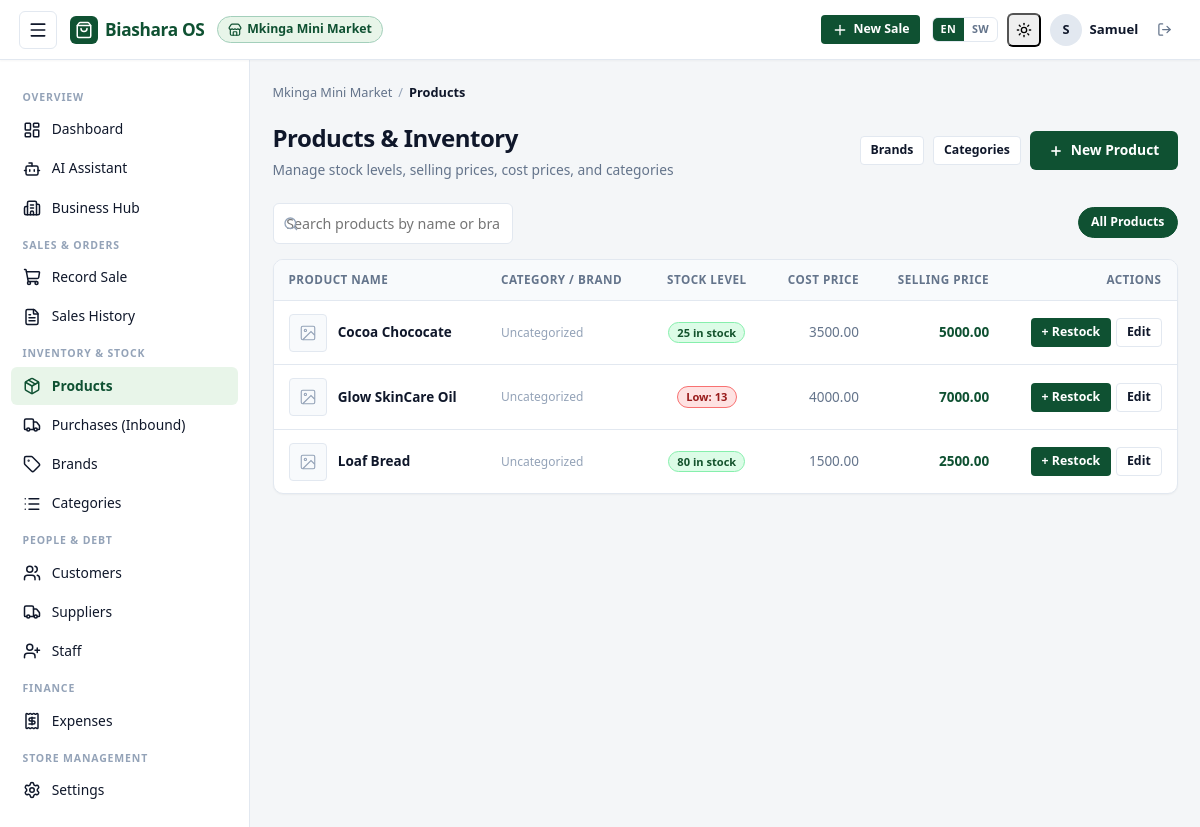
Page /2/products/ (signed in) on the earlier database version.
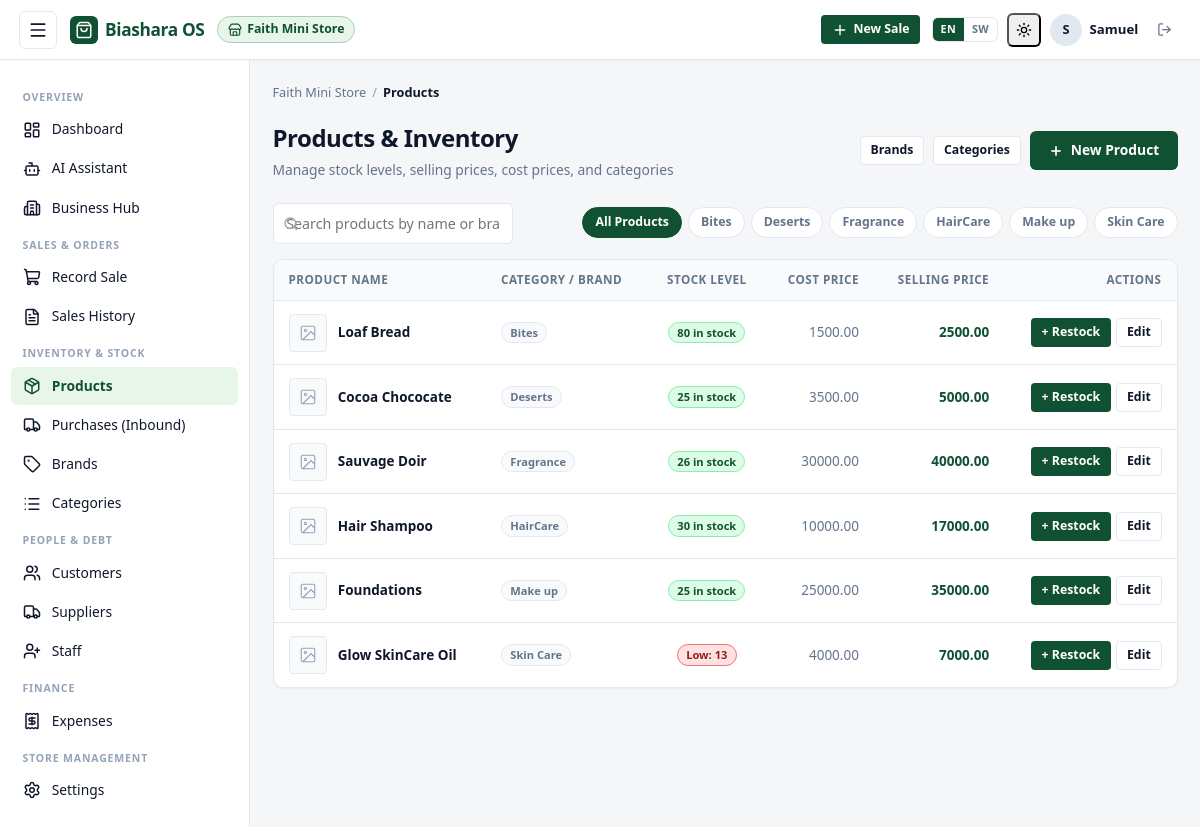
Same page on the later database version.
### BusinessOs/models.py (models this page shows, shortened)
class Business(models.Model):
    owner = models.ForeignKey(
        settings.AUTH_USER_MODEL,
        on_delete=models.CASCADE,
        related_name="businesses",
    )
    name = models.CharField(max_length=150)
    location = models.CharField(max_length=200, blank=True)
    phone = models.CharField(max_length=20, blank=True)
    created_at = models.DateTimeField(auto_now_add=True)
    class Meta:
        ordering = ["-created_at"]
    def can_record_sales(self, user):
        if user == self.owner:
            return True
        return self.staff.filter(user=user).exists()

class Product(models.Model):
    business = models.ForeignKey(Business, on_delete=models.CASCADE, related_name="products")
    name = models.CharField(max_length=150)
    brand = models.ForeignKey(
        Brand, on_delete=models.SET_NULL, null=True, blank=True, related_name="products"
    )
    category = models.ForeignKey(
        Category, on_delete=models.SET_NULL, null=True, blank=True, related_name="products"
    )
    image = models.ImageField(upload_to="products/", blank=True, null=True)
    cost_price = models.DecimalField(max_digits=12, decimal_places=2, validators=[MinValueValidator(0)])
    selling_price = models.DecimalField(max_digits=12, decimal_places=2, validators=[MinValueValidator(0)])
    stock_quantity = models.IntegerField(default=0)
    low_stock_threshold = models.IntegerField(default=5)
    created_at = models.DateTimeField(auto_now_add=True)
    class Meta:
        unique_together = ("business", "name")
        ordering = ["brand__name", "category__name", "name"]
        constraints = [
            models.CheckConstraint(
                condition=models.Q(stock_quantity__gte=0),
                name="product_stock_quantity_gte_0",
            ),
        ]
    @property
    def is_low_stock(self):
        return self.stock_quantity <= self.low_stock_threshold

class Category(models.Model):
    business = models.ForeignKey(Business, on_delete=models.CASCADE, related_name="categories")
    name = models.CharField(max_length=100)
    class Meta:
        unique_together = ("business", "name")
        ordering = ["name"]
        verbose_name_plural = "categories"

### BusinessOs/views.py (the view)
# urls.py: path("<int:business_id>/products/", views.ProductListView.as_view(), name="product_list"),
class ProductListView(BusinessAccessMixin, ListView):
    template_name = "sales/product_list.html"
    context_object_name = "products"
    def get_queryset(self):
        qs = self.business.products.select_related("brand", "category")
        brand_id = self.request.GET.get("brand")
        category_id = self.request.GET.get("category")
        if brand_id:
            qs = qs.filter(brand_id=brand_id)
        if category_id:
            qs = qs.filter(category_id=category_id)
        return qs
    def get_context_data(self, **kwargs):
        ctx = super().get_context_data(**kwargs)
        ctx["brands"] = self.business.brands.all()
        ctx["categories"] = self.business.categories.all()
        return ctx

### BusinessOs/context_processors.py (called while the page is built)
def biashara_i18n(request):
    lang = request.session.get("biashara_lang") or request.session.get("_language")
    if not lang:
        lang = request.COOKIES.get("biashara_lang") or request.COOKIES.get("django_language")
    if not lang:
        lang = translation.get_language() or "en"
    if lang.startswith("sw"):
        lang = "sw"
    else:
        lang = "en"
    return {
        "current_lang": lang,
        "is_swahili": (lang == "sw"),
        "translations_sw_json": json.dumps(TRANSLATIONS_SW) if lang == "sw" else "{}",
    }

### BusinessOs/views.py (called while the page is built)
    def dispatch(self, request, *args, **kwargs):
        self.business = get_object_or_404(Business, pk=kwargs["business_id"])
        if not self.business.can_record_sales(request.user):
            raise PermissionDenied("You are not authorized for this business.")
        return super().dispatch(request, *args, **kwargs)

    def get_context_data(self, **kwargs):
        ctx = super().get_context_data(**kwargs)
        ctx["business"] = self.business
        return ctx

### BusinessOs/templates/sales/product_list.html (shortened to what the changed rows need)
{% extends "sales/base.html" %}
{% block crumb %}Products{% endblock %}
{% block content %}
<div class="page-header">
  <div class="page-title-group">
    <h1>Products &amp; Inventory</h1>
  </div>
</div>
<div class="filter-bar">
  <div class="filter-pills">
    <a href="{% url 'product_list' business.id %}" class="pill-link {% if not request.GET.category and not request.GET.brand %}active{% endif %}">
      All Products
    </a>
    {% for cat in categories %}
    <a href="?category={{ cat.id }}" class="pill-link {% if request.GET.category == cat.id|stringformat:'s' %}active{% endif %}">
      {{ cat.name }}
    </a>
    {% endfor %}
  </div>
</div>
{% if products %}
<div class="table-container">
  <table class="data-table" id="products-table">
    <thead>
      <tr>
        <th>Product Name</th>
        <th>Category / Brand</th>
        <th style="text-align:center;">Stock Level</th>
        <th class="table-num">Cost Price</th>
        <th class="table-num">Selling Price</th>
        <th style="text-align:right;">Actions</th>
      </tr>
    </thead>
    <tbody>
      {% for product in products %}
      <tr>
        <td>
          <div style="display:flex; align-items:center; gap:0.75rem;">
            {% if product.image %}
            <img src="{{ product.image.url }}" alt="{{ product.name }}" style="width:38px; height:38px; object-fit:cover; border-radius:var(--radius-xs); border:1px solid var(--color-border);">
            {% else %}
            <div style="width:38px; height:38px; border-radius:var(--radius-xs); background:var(--color-surface-subtle); border:1px solid var(--color-border); display:flex; align-items:center; justify-content:center; color:var(--color-text-light);">
              <svg width="18" height="18" viewBox="0 0 24 24" fill="none" stroke="currentColor" stroke-width="1.5"><rect x="3" y="3" width="18" height="18" rx="2" ry="2"></rect><circle cx="8.5" cy="8.5" r="1.5"></circle><polyline points="21 15 16 10 5 21"></polyline></svg>
            </div>
            {% endif %}
            <div>
              <strong>{{ product.name }}</strong>
            </div>
          </div>
        </td>
        <td>
          <div style="display:flex; gap:0.35rem; flex-wrap:wrap;">
            {% if product.category %}<span class="badge badge-neutral">{{ product.category.name }}</span>{% endif %}
            {% if not product.category and not product.brand %}<span style="color:var(--color-text-light); font-size:0.8rem;">Uncategorized</span>{% endif %}
          </div>
        </td>
        <td style="text-align:center;">
          {% if product.is_low_stock %}
          <span class="badge badge-low-stock" title="Reorder threshold is {{ product.low_stock_threshold }}">
            Low: {{ product.stock_quantity }}
          </span>
          {% else %}
          <span class="badge badge-success">
            {{ product.stock_quantity }} in stock
          </span>
          {% endif %}
        </td>
        <td class="table-num" style="color:var(--color-text-muted);">{{ product.cost_price|floatformat:2 }}</td>
        <td class="table-num" style="font-weight:700; color:var(--color-primary);">{{ product.selling_price|floatformat:2 }}</td>
        <td style="text-align:right;">
          <div style="display:inline-flex; gap:0.35rem;">
            <a href="{% url 'restock_product' business.id product.id %}" class="btn btn-primary btn-sm" title="Quick restock">
              + Restock
            </a>
            <a href="{% url 'product_update' business.id product.id %}" class="btn btn-secondary btn-sm" title="Edit product">
              Edit
            </a>
          </div>
        </td>
      </tr>
      {% endfor %}
    </tbody>
  </table>
</div>
{% endif %}
{% endblock %}

### BusinessOs/templates/sales/base.html (shortened to what the changed rows need)
{% load static %}<!DOCTYPE html>
<html lang="{{ current_lang|default:'en' }}" x-data="{ sidebarOpen: false }" :class="{ 'sidebar-mobile-open': sidebarOpen }">
<head>
  <link rel="stylesheet" href="{% static 'sales/css/style.css' %}?v=3.1">
</head>
<body>
<div class="app-wrapper">
  <header class="topbar">
    <div class="topbar-inner">
      <div class="topbar-left">
        {% if business %}
        <a href="{% url 'business_detail' business.id %}" class="business-tag" title="{{ business.name }}">
          <i data-lucide="store" style="width:14px;height:14px;flex-shrink:0;"></i>
          <span>{{ business.name }}</span>
        </a>
        {% endif %}
      </div>
    </div>
  </header>
  <div class="app-container">
    <main class="app-main">
      {% if business %}
      <nav class="breadcrumb-trail" aria-label="Breadcrumb">
        <a href="{% url 'business_dashboard' business.id %}">{{ business.name }}</a>
        <span class="breadcrumb-sep">/</span>
        <span class="breadcrumb-current">{% block crumb %}Overview{% endblock %}</span>
      </nav>
      {% endif %}
      {% block content %}{% endblock %}
    </main>
  </div>
</div>
</body>
</html>

Differences in the rows shown:
changed Business: name "Mkinga Mini Market" → "Faith Mini Store"
added Category: name "Bites"
added Category: name "Deserts"
added Category: name "Fragrance"
added Category: name "HairCare"
added Category: name "Make up"
added Category: name "Skin Care"
changed Product "Loaf Bread": category.name (not shown) → "Bites"; no longer shows "Uncategorized"; moves up the list
changed Product "Cocoa Chococate": category.name (not shown) → "Deserts"; no longer shows "Uncategorized"
added Product: name "Sauvage Doir", category.name "Fragrance", stock_quantity "26", cost_price "30000.00", selling_price "40000.00"
added Product: name "Hair Shampoo", category.name "HairCare", stock_quantity "30", cost_price "10000.00", selling_price "17000.00"
added Product: name "Foundations", category.name "Make up", stock_quantity "25", cost_price "25000.00", selling_price "35000.00"
changed Product "Glow SkinCare Oil": category.name (not shown) → "Skin Care"; no longer shows "Uncategorized"
